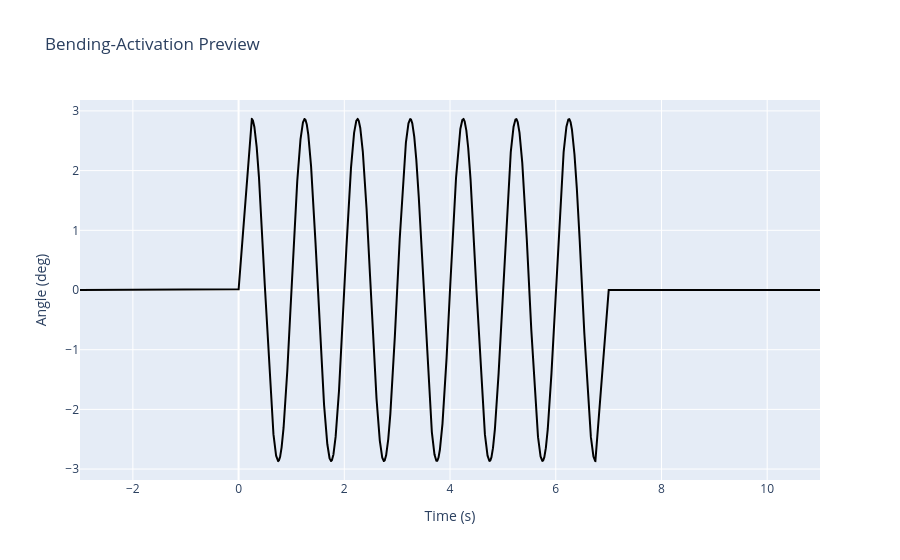
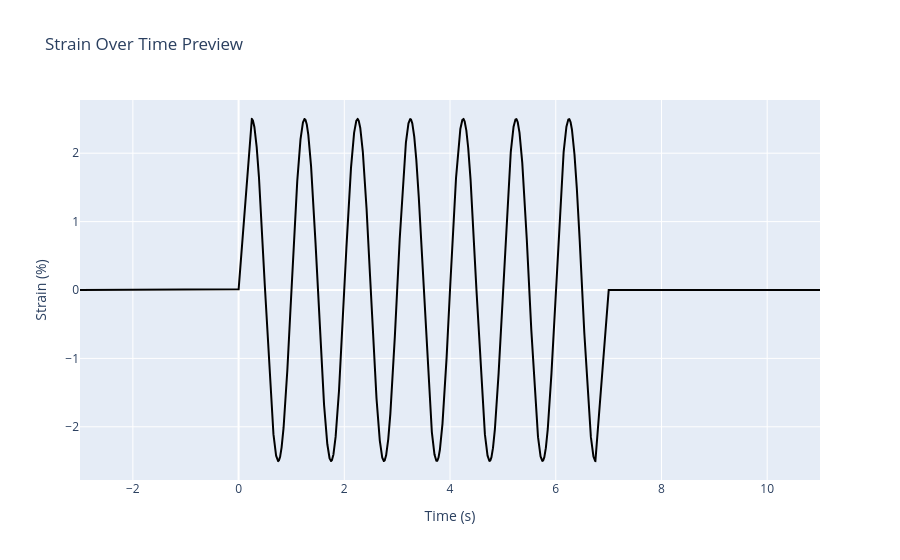

The notebook cell these images were saved under, in order:
### Markdown cell above
## CHECK: Is the experimental sequence what you wanted?

### Code cell
# Make a table
print("--- Generated Sequence Attributes ---")

display(pd.DataFrame({
    "freq (Hz)": bender.all_freqs,           # This is all_freqs_arr
    "curve (1/m)": bender.all_curves,       # This is all_curves_arr
    "amp (deg)": bender.all_degs,           # Expanded version of amps
    "strain (%)": bender.all_strains * 100,
    "strain rate (%/s)": bender.all_strainrates * 100,
    "duty (%)": bender.all_stimduties,      # Use the expanded array from the script
    "phase (%)": bender.all_stimphases      # Use the expanded array from the script
}))


# region MAKE PLOTS

# First plot: angle/stim plot with shaded stimulus periods
bender.make_stimuli()
fig = go.Figure()
fig.add_trace(go.Scatter(x=bender.t, y=bender.angle, name="Commanded Angle", line=dict(color='black')))

# Add Shading (ONLY if stimulation is active)
if bender.is_stim:
    # Handle Left Side Shading
    if hasattr(bender, 'Lonoff') and bender.Lonoff is not None:
        for onoff in bender.Lonoff:
            fig.add_vrect(x0=onoff[0], x1=onoff[1], fillcolor="blue", opacity=0.5, line_width=0, name="Left Stim")

    # Handle Right Side Shading
    if hasattr(bender, 'Ronoff') and bender.Ronoff is not None:
        for onoff in bender.Ronoff:
            fig.add_vrect(x0=onoff[0], x1=onoff[1], fillcolor="red", opacity=0.5, line_width=0, name="Right Stim")

fig.update_layout(title="Bending-Activation Preview", xaxis_title="Time (s)", yaxis_title="Angle (deg)")

display(fig)

# Second Plot: Muscle strain over time
kappa_over_time = np.deg2rad(bender.angle) / (bender.dclamp / 1000)  # Formula: curvature = angle_radians / length
strain_pct_over_time = ((kappa_over_time * (bender.xsec_width/1000)) / 2) * 100 # Formula: strain (%)= (curvature * thickness) / 2
fig_strain = go.Figure()

fig_strain.add_trace(go.Scatter(
    x=bender.t, 
    y=strain_pct_over_time, 
    name="Strain (%)", 
    line=dict(color='black')
))

# Add the same shading stim shading
if bender.is_stim:
    if hasattr(bender, 'Lonoff') and bender.Lonoff is not None:
        for onoff in bender.Lonoff:
            fig_strain.add_vrect(x0=onoff[0], x1=onoff[1], fillcolor="blue", opacity=0.3, line_width=0)
    if hasattr(bender, 'Ronoff') and bender.Ronoff is not None:
        for onoff in bender.Ronoff:
            fig_strain.add_vrect(x0=onoff[0], x1=onoff[1], fillcolor="red", opacity=0.3, line_width=0)

fig_strain.update_layout(
    title="Strain Over Time Preview", 
    xaxis_title="Time (s)", 
    yaxis_title="Strain (%)"
)
display(fig_strain)
# endregion

### Figure 1 — Plotly figure (JSON) as saved in the notebook; plotly's stock layout.template omitted (floating-point values rounded to 4 significant figures; data arrays with more than 128 entries replaced by an {"elided": "..."} marker saying what was removed)
{"data": [{"line": {"color": "black"}, "name": "Commanded Angle", "type": "scatter", "x": {"elided": "14000 float values"}, "y": {"elided": "14000 float values"}}], "layout": {"title": {"text": "Bending-Activation Preview"}, "xaxis": {"title": {"text": "Time (s)"}}, "yaxis": {"title": {"text": "Angle (deg)"}}}}

### Figure 2 — Plotly figure (JSON) as saved in the notebook; plotly's stock layout.template omitted (floating-point values rounded to 4 significant figures; data arrays with more than 128 entries replaced by an {"elided": "..."} marker saying what was removed)
{"data": [{"line": {"color": "black"}, "name": "Strain (%)", "type": "scatter", "x": {"elided": "14000 float values"}, "y": {"elided": "14000 float values"}}], "layout": {"title": {"text": "Strain Over Time Preview"}, "xaxis": {"title": {"text": "Time (s)"}}, "yaxis": {"title": {"text": "Strain (%)"}}}}
